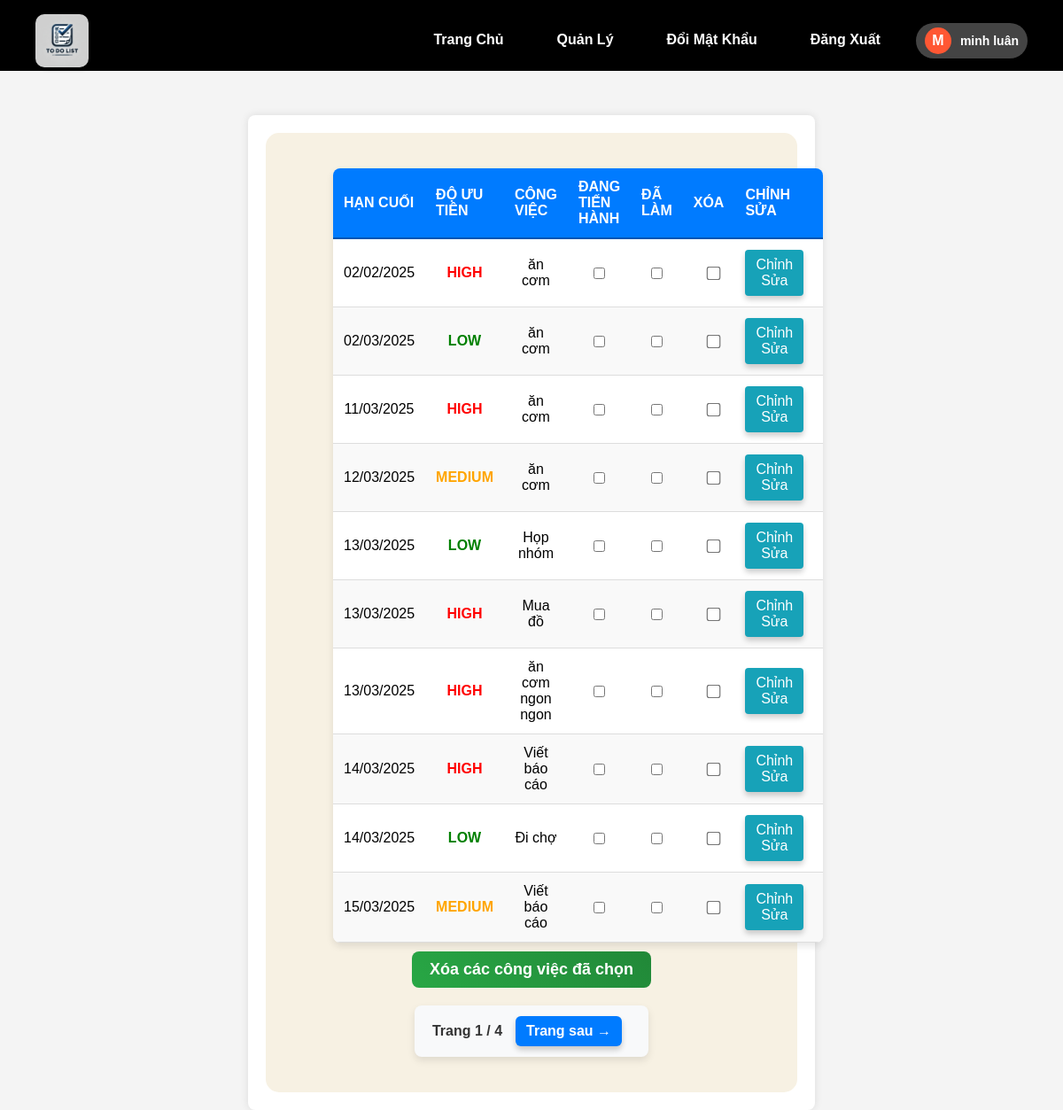
Screenshot of /task_list (signed in) with the database file from the repository.
### models.py (models this page shows, shortened)
class User(db.Model, UserMixin):
    id = db.Column(db.Integer, primary_key=True)
    username = db.Column(db.String(150), unique=True, nullable=False)
    email = db.Column(db.String(150), unique=True, nullable=False)
    password = db.Column(db.String(150), nullable=False)
    is_admin = db.Column(db.Boolean, default=False)
    is_blocked = db.Column(db.Boolean, default=False)

class Task(db.Model):
    id = db.Column(db.Integer, primary_key=True)
    content = db.Column(db.String(200), nullable=False)
    due_date = db.Column(db.Date, nullable=True)  # YYYY-MM-DD
    priority = db.Column(db.String(10), nullable=True)  # LOW, MEDIUM, HIGH
    user_id = db.Column(db.Integer, db.ForeignKey('user.id'))

### app.py (the view)
@app.route('/task_list', methods=['GET'])
@login_required
def task_list():
    page = request.args.get('page', 1, type=int)
    per_page = 10
    pagination = Task.query.filter_by(user_id=current_user.id).order_by(Task.due_date.asc()).paginate(page=page, per_page=per_page, error_out=False)
    tasks = pagination.items
    return render_template('task_list.html', tasks=tasks, pagination=pagination)

### app.py (called while the page is built)
@login_manager.user_loader
def load_user(user_id):
    return User.query.get(int(user_id))

### templates/task_list.html (shortened to what this page needs)
{% extends "base.html" %}
{% block content %}
<div class="container mt-4">
    <div class="card shadow-lg p-4 custom-todo-card">
        <form id="delete-multiple-form" method="POST" action="{{ url_for('delete_multiple_tasks') }}">
            <table>
                <thead>
                    <tr>
                        <th>Hạn cuối</th>
                        <th>Độ ưu tiên</th>
                        <th>Công việc</th>
                        <th>Đang tiến hành</th>
                        <th>Đã làm</th>
                        <th>Xóa</th>
                        <th>Chỉnh Sửa</th>
                    </tr>
                </thead>
                <tbody>
                    {% for task in tasks %}
                    <tr>
                        <td>{{ task.due_date.strftime('%d/%m/%Y') if task.due_date else 'Chưa đặt' }}</td>
                        <td class="{{ 'priority-high' if task.priority == 'HIGH' else 'priority-medium' if task.priority == 'MEDIUM' else 'priority-low' }}">
                            {{ task.priority if task.priority else 'N/A' }}
                        </td>
                        <td>{{ task.content }}</td>
                        <td class="text-center"><input type="checkbox"></td>
                        <td class="text-center"><input type="checkbox"></td>
                        <td class="text-center"><input type="checkbox" name="selected_tasks" value="{{ task.id }}" class="task-checkbox"></td>
                        <td class="text-center">
                            <a href="{{ url_for('edit_task', task_id=task.id) }}" class="btn btn-info">Chỉnh Sửa</a>
                    </tr>
                    {% endfor %}
                </tbody>
            </table>
            <button class="delete-button">Xóa các công việc đã chọn</button>
        </form>
        <div class="pagination">
            <span class="current-page">Trang {{ pagination.page }} / {{ pagination.pages }}</span>
            {% if pagination.has_next %}
                <a href="{{ url_for('task_list', page=pagination.next_num) }}" class="btn btn-primary">Trang sau →</a>
            {% endif %}
        </div>
    </div>
</div>
{% endblock %}

### templates/base.html (shortened to what this page needs)
<!DOCTYPE html>
<html lang="en">
<head>
    <link rel="stylesheet" type="text/css" href="{{ url_for('static', filename='style.css') }}">
    <link rel="stylesheet" href="https://cdnjs.cloudflare.com/ajax/libs/font-awesome/6.4.2/css/all.min.css">
</head>
<body>
<nav class="navbar">
    <div class="navbar-container">
        <div class="navbar-logo">
            <img src="{{ url_for('static', filename='todolist.webp') }}" alt="Logo">
        </div>
        <ul class="navbar-menu">
            <li><a href="{{ url_for('home') }}">Trang Chủ</a></li>
            {% if current_user.is_authenticated %}
                {% if current_user.is_admin %}
                    <li><a href="{{ url_for('admin') }}">Quản Lý</a></li>
                {% endif %}
                <li><a href="{{ url_for('change_password') }}">Đổi Mật Khẩu</a></li>
                <li><a href="{{ url_for('logout') }}">Đăng Xuất</a></li>
                <li class="user-profile">
                    <div class="user-avatar">
                        <span class="avatar-letter">{{ current_user.username[0]|upper }}</span>
                    </div>
                    <span class="username">{{ current_user.username }}</span>
                </li>
            {% else %}
                <li><a href="{{ url_for('register') }}">Đăng Ký</a></li>
                <li><a href="{{ url_for('login') }}" class="active">Đăng Nhập</a></li>
            {% endif %}
        </ul>
    </div>
</nav>
{% block content %}{% endblock %}
</html>

### static/style.css (style rules this page uses)
body { font-family: Arial, sans-serif; background-color: #f4f4f4; margin: 0; padding: 0; text-align: center; }
.container { width: 50%; margin: auto; background: white; padding: 20px; box-shadow: 0px 0px 10px rgba(0, 0, 0, 0.1); margin-top: 50px; border-radius: 8px; }
nav { background-color: black ! important ; padding: 10px 40px; height: 60px; text-align: center; }
nav a { color: white; text-decoration: none; padding: 10px 20px; display: inline-block; }
.navbar-container { display: flex; justify-content: space-between; align-items: center; }
.navbar-logo { display: flex; align-items: center; }
.navbar-logo img { width: 60px; height: 60px; margin-right: 10px; border-radius: 10px; box-shadow: 2px 2px 5px rgba(0, 0, 0, 0.2); }
.navbar-menu { list-style: none; display: flex; margin-left: auto; gap: 20px; }
.navbar-menu li { margin: 0; }
.navbar-menu a { text-decoration: none; font-weight: bold; font-size: 16px; color: white; }
form { text-align: left; margin: auto; width: 80%; }
form input { width: 100%; padding: 8px; margin: 5px 0; border: 1px solid #ccc; border-radius: 5px; }
form button { background-color: #28a745; color: white; border: none; padding: 10px; width: 100%; cursor: pointer; margin-top: 10px; }
.btn { padding: 10px 20px; font-size: 16px; color: white; border: none; border-radius: 5px; text-decoration: none; cursor: pointer; transition: all 0.3s ease; box-shadow: 0 4px 6px rgba(0,0,0,0.2); margin-right: 10px; }
.btn-primary { background-color: #007bff; }
.user-profile { display: flex; align-items: center; gap: 10px; padding: 5px 10px; border-radius: 20px; background-color: #444; cursor: pointer; }
.user-avatar { width: 30px; height: 30px; background-color: #ff5733; color: white; font-size: 16px; font-weight: bold; display: flex; align-items: center; justify-content: center; border-radius: 50%; }
.username { font-size: 14px; font-weight: bold; color: white; }
table { width: 100%; border-collapse: collapse; margin-top: 20px; background: white; border-radius: 8px; overflow: hidden; box-shadow: 0px 4px 8px rgba(0, 0, 0, 0.1); }
th { background-color: #007bff; color: white; padding: 12px; text-transform: uppercase; font-weight: bold; border-bottom: 2px solid #0056b3; }
td { padding: 12px; text-align: center; border-bottom: 1px solid #ddd; }
tr:nth-child(even) { background-color: #f9f9f9; }
td:nth-child(4), td:nth-child(5) { font-weight: bold; }
td:nth-child(5) { font-weight: bold; text-transform: uppercase; }
.custom-todo-card { background-color: #f7f1e3; border-radius: 15px; padding: 20px; }
.priority-high { color: red; font-weight: bold; }
.priority-medium { color: orange; font-weight: bold; }
.priority-low { color: green; font-weight: bold; }
.btn-info { padding: 8px 12px; background-color: #17a2b8; color: white; border: none; border-radius: 4px; cursor: pointer; transition: background-color 0.3s ease; text-align: center; display: inline-block; text-decoration: none; }
.delete-button { background-color: red; color: white; font-weight: bold; padding: 10px 20px; border: none; border-radius: 8px; width: fit-content; display: block; margin: 10px auto; cursor: pointer; transition: all 0.3s ease-in-out; }
.task-checkbox { transform: scale(1.2); margin: 5px; }
.pagination { text-align: center; margin: 20px auto; padding: 10px; background: #f8f9fa; border-radius: 8px; display: flex; justify-content: center; align-items: center; gap: 15px; width: fit-content; padding: 12px 20px; box-shadow: 0 4px 8px rgba(0, 0, 0, 0.1); }
.pagination a { text-decoration: none; font-weight: bold; padding: 8px 12px; border-radius: 6px; color: white; background: #007bff; transition: all 0.3s ease-in-out; }
.current-page { font-size: 16px; font-weight: bold; color: #333; }
button { background: linear-gradient(45deg, #28a745, #218838); color: white; font-size: 18px; font-weight: bold; padding: 12px; border: none; border-radius: 8px; cursor: pointer; transition: all 0.3s ease-in-out; display: block; width: 100%; }

### rows the page displays
User: username "M", username "minh luân"
Task: due_date "02/02/2025", priority "HIGH", content "ăn cơm"
Task: due_date "02/03/2025", priority "LOW", content "ăn cơm"
Task: due_date "11/03/2025", priority "HIGH", content "ăn cơm"
Task: due_date "12/03/2025", priority "MEDIUM", content "ăn cơm"
Task: due_date "13/03/2025", priority "LOW", content "Họp nhóm"
Task: due_date "13/03/2025", priority "HIGH", content "Mua đồ"
Task: due_date "13/03/2025", priority "HIGH", content "ăn cơm ngon ngon"
Task: due_date "14/03/2025", priority "HIGH", content "Viết báo cáo"
Task: due_date "14/03/2025", priority "LOW", content "Đi chợ"
Task: due_date "15/03/2025", priority "MEDIUM", content "Viết báo cáo"

### other values shown
{{ pagination.page }} "1"
{{ pagination.pages }} "4"
